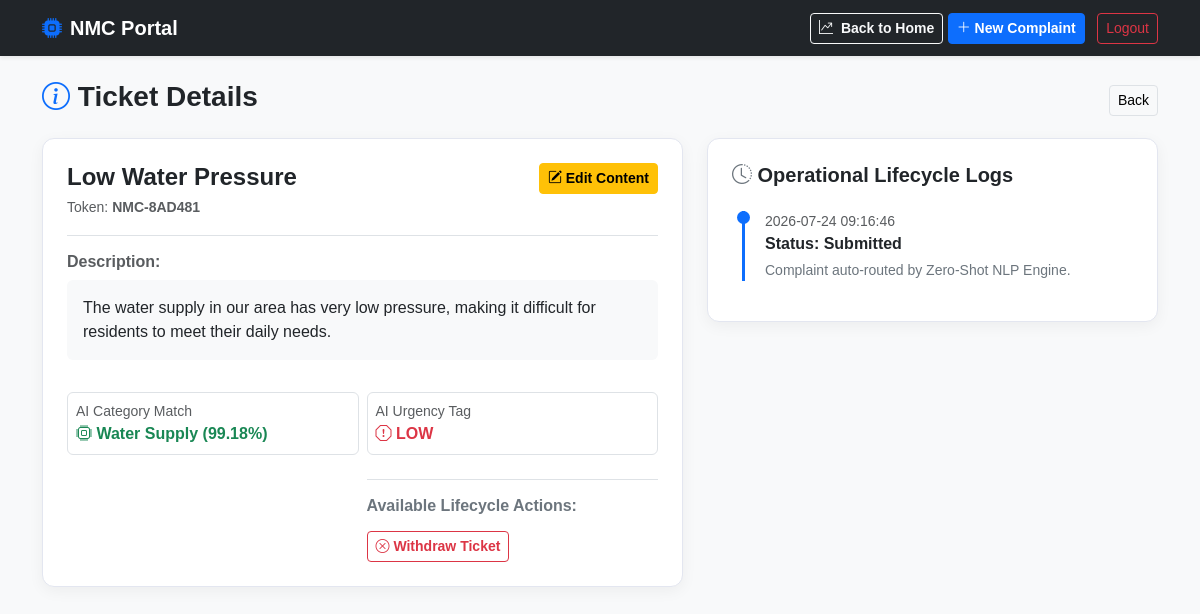
/citizen/complaint/13 (signed in), run on an earlier commit of the app's database.
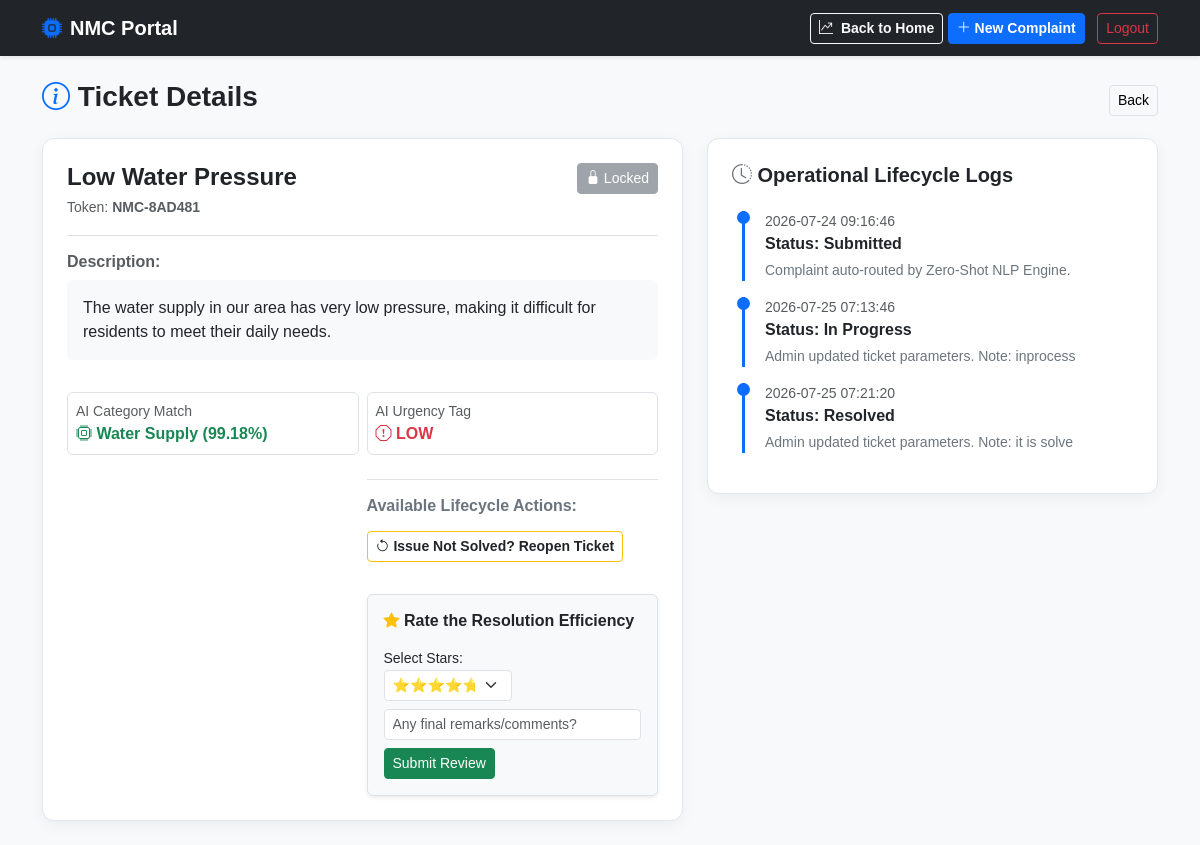
And on a later commit of the database.
### tables this page shows
CREATE TABLE complaints (
    id                  INTEGER  PRIMARY KEY AUTOINCREMENT,
    user_id             INTEGER  NOT NULL,
    title               TEXT     NOT NULL,
    description         TEXT     NOT NULL, 
    original_language   TEXT     DEFAULT 'en', 
    translated_text     TEXT,                  
    address             TEXT,
    
    -- AI Predictions (Citizen Features 05, 06, 15, 19)
    ai_category         TEXT,    
    ai_confidence       REAL,    
    ai_urgency          TEXT     CHECK(ai_urgency IN ('CRITICAL', 'HIGH', 'MEDIUM', 'LOW')),
    ai_sentiment        TEXT,    
    
    -- Management & Operations (Admin Features 01, 07, 11)
    status              TEXT     DEFAULT 'Submitted' CHECK(status IN ('Submitted', 'Under Review', 'In Progress', 'Resolved', 'Rejected', 'Escalated', 'Withdrawn')),
    tracking_token      TEXT     NOT NULL UNIQUE, 
    assigned_officer_id INTEGER, 
    
    -- SLA Configuration (Your Manual Custom SLA Requirement)
    custom_sla_hours    INTEGER  DEFAULT NULL, 
    resolution_note     TEXT,                  
    
    -- Duplicate & Merge System (Citizen Feature 04 / Admin Feature 04)
    is_duplicate        INTEGER  DEFAULT 0,
    parent_id           INTEGER, 
    
    created_at          DATETIME DEFAULT CURRENT_TIMESTAMP,
    updated_at          DATETIME DEFAULT CURRENT_TIMESTAMP,
    FOREIGN KEY (user_id) REFERENCES users(id) ON DELETE CASCADE,
    FOREIGN KEY (assigned_officer_id) REFERENCES staff(id) ON DELETE SET NULL,
    FOREIGN KEY (parent_id) REFERENCES complaints(id) ON DELETE SET NULL
);

CREATE TABLE complaint_history (
    id              INTEGER  PRIMARY KEY AUTOINCREMENT,
    complaint_id    INTEGER  NOT NULL,
    old_status      TEXT,
    new_status      TEXT     NOT NULL,
    changed_by_staff_id INTEGER, 
    note            TEXT,        
    changed_at      DATETIME DEFAULT CURRENT_TIMESTAMP,
    FOREIGN KEY (complaint_id) REFERENCES complaints(id) ON DELETE CASCADE,
    FOREIGN KEY (changed_by_staff_id) REFERENCES staff(id) ON DELETE SET NULL
);

### app.py (the view)
@app.route('/citizen/complaint/<int:complaint_id>')
def complaint_detail(complaint_id):
    if 'user_id' not in session or session.get('role') != 'CITIZEN':
        flash("Please log in to continue.", "warning")
        return redirect(url_for('login'))
    conn = sqlite3.connect(DB_NAME)
    conn.row_factory = sqlite3.Row
    cursor = conn.cursor()
    complaint = cursor.execute("SELECT * FROM complaints WHERE id = ? AND user_id = ?", (complaint_id, session['user_id'])).fetchone()
    if not complaint:
        conn.close()
        flash("Complaint not found, or you do not have permission to access it.", "danger")
        return redirect(url_for('citizen_dashboard'))
    history = cursor.execute("""
        SELECT ch.*, s.full_name as officer_name
        FROM complaint_history ch
        LEFT JOIN staff s ON ch.changed_by_staff_id = s.id
        WHERE ch.complaint_id = ? ORDER BY ch.changed_at ASC
    """, (complaint_id,)).fetchall()
    conn.close()
    return render_template('track.html', complaint=complaint, history=history, view_mode='detail')

### templates/track.html (shortened to what this page needs)
<!DOCTYPE html>
<html lang="en">
<head>
    <link href="https://cdn.jsdelivr.net/npm/bootstrap@5.3.0/dist/css/bootstrap.min.css" rel="stylesheet">
    <link rel="stylesheet" href="https://cdn.jsdelivr.net/npm/bootstrap-icons@1.11.1/font/bootstrap-icons.css">
</head>
<body>
<nav class="navbar navbar-expand-lg navbar-dark bg-dark shadow-sm mb-4">
    <div class="container">
        <a class="navbar-brand fw-bold" href="/citizen/dashboard"><i class="bi bi-cpu-fill me-2 text-primary"></i>NMC Portal</a>
        <div class="ms-auto">
            <a href="/public/insights" class="btn btn-outline-light btn-sm fw-bold"><i class="bi bi-graph-up-arrow me-1"></i> Back to Home</a>
            <a href="/citizen/file_complaint" class="btn btn-primary btn-sm fw-bold me-2"><i class="bi bi-plus-lg"></i> New Complaint</a>
            <a href="/logout" class="btn btn-outline-danger btn-sm fw-medium">Logout</a>
        </div>
    </div>
</nav>
<div class="container">
    {% if view_mode == 'detail' %}
    <div class="d-flex justify-content-between align-items-center mb-3">
        <h3 class="fw-bold"><i class="bi bi-info-circle text-primary"></i> Ticket Details</h3>
        <a href="/citizen/dashboard" class="btn btn-light border btn-sm">Back </a>
    </div>
    <div class="row">
        <div class="col-md-7 mb-4">
            <div class="card card-custom p-4 bg-white">
                <div class="d-flex justify-content-between align-items-start border-bottom pb-3 mb-3">
                    <div>
                        <h4 class="fw-bold mb-1">{{ complaint.title }}</h4>
                        <span class="text-muted small">Token: <strong>{{ complaint.tracking_token }}</strong></span>
                    </div>
                    <div>
                        {% if complaint.status == 'Submitted' %}
                            <a href="/citizen/complaint/edit/{{ complaint.id }}" class="btn btn-sm btn-warning fw-bold"><i class="bi bi-pencil-square"></i> Edit Content</a>
                        {% else %}
                            <button class="btn btn-sm btn-secondary" disabled><i class="bi bi-lock-fill"></i> Locked</button>
                        {% endif %}
                    </div>
                </div>
                <h6 class="fw-bold text-muted">Description:</h6>
                <p class="text-dark bg-light p-3 rounded" style="white-space: pre-wrap;">{{ complaint.description }}</p>
                <div class="row g-2 mt-2">
                    <div class="col-sm-6">
                        <div class="border p-2 rounded">
                            <span class="small text-muted d-block">AI Category Match</span>
                            <span class="fw-bold text-success"><i class="bi bi-cpu"></i> {{ complaint.ai_category }} ({{ complaint.ai_confidence }}%)</span>
                        </div>
                    </div>
                    <div class="col-sm-6">
                        <div class="border p-2 rounded">
                            <span class="small text-muted d-block">AI Urgency Tag</span>
                            <span class="fw-bold text-danger"><i class="bi bi-exclamation-octagon"></i> {{ complaint.ai_urgency }}</span>
                        </div>
                        <div class="border-top pt-3 mt-4">
                            <h6 class="fw-bold text-secondary mb-3">Available Lifecycle Actions:</h6>
                            {% if complaint.status == 'Submitted' %}
                            <a href="/citizen/complaint/withdraw/{{ complaint.id }}" class="btn btn-outline-danger btn-sm fw-bold"><i class="bi bi-x-circle"></i> Withdraw Ticket</a>
                            {% endif %}
                            {% if complaint.status == 'Resolved' %}
                                <a href="/citizen/complaint/reopen/{{ complaint.id }}" class="btn btn-outline-warning btn-sm fw-bold text-dark mb-4"><i class="bi bi-arrow-counterclockwise"></i> Issue Not Solved? Reopen Ticket</a>
                                <div class="card bg-light p-3 border mt-2 shadow-sm">
                                    <h6 class="fw-bold text-dark"><i class="bi bi-star-fill text-warning"></i> Rate the Resolution Efficiency</h6>
                                    <form action="/citizen/complaint/rate/{{ complaint.id }}" method="POST" class="mt-2">
                                        <div class="mb-2">
                                            <label class="small fw-medium">Select Stars:</label>
                                            <select name="star_rating" class="form-select form-select-sm w-50" required>
                                                <option value="5">⭐⭐⭐⭐⭐ (Excellent)</option>
                                            </select>
                                        </div>
                                        <div class="mb-2">
                                            <input type="text" name="comment" class="form-control form-control-sm" placeholder="Any final remarks/comments?">
                                        </div>
                                        <button type="submit" class="btn btn-success btn-sm fw-medium">Submit Review</button>
                                    </form>
                                </div>
                            {% endif %}
                        </div>
                    </div>
                </div>
            </div>
        </div>
        <div class="col-md-5">
            <div class="card card-custom p-4 bg-white">
                <h5 class="fw-bold mb-4"><i class="bi bi-clock-history text-secondary"></i> Operational Lifecycle Logs</h5>
                {% for log in history %}
                <div class="timeline-step mb-3">
                    <span class="small text-muted d-block">{{ log.changed_at }}</span>
                    <strong class="text-dark">Status: {{ log.new_status }}</strong>
                    <p class="small text-secondary mb-0 mt-1">{{ log.note }}</p>
                </div>
                {% endfor %}
            </div>
        </div>
    </div>
    {% endif %}
</div>
</body>
</html>

### templates/track.html (style rules this page uses)
body { background-color: #f8f9fa; font-family: sans-serif; }
.card-custom { border-radius: 12px; box-shadow: 0 4px 15px rgba(0,0,0,0.05); border: 1px solid #e3e6f0; }
.timeline-step { border-left: 3px solid #0d6efd; position: relative; padding-left: 20px; margin-left: 10px; }
.timeline-step::before { content: ''; position: absolute; left: -8px; top: 0; width: 13px; height: 13px; border-radius: 50%; background-color: #0d6efd; }

What changed in the data, as far as the page shows it:
changed complaints "Low Water Pressure": status "Submitted" → "Resolved" (drawn)
added complaint_history: changed_at "2026-07-25 07:13:46", new_status "In Progress", note "Admin updated ticket parameters. Note: inprocess"
added complaint_history: changed_at "2026-07-25 07:21:20", new_status "Resolved", note "Admin updated ticket parameters. Note: it is solve"
Also different on the page:
form field star_rating: (not shown) → "⭐⭐⭐⭐⭐ (Excellent)"
text no longer shown: "Edit Content Withdraw Ticket"
text now shown: "Locked Issue Not Solved? Reopen Ticket Rate the Resolution Efficiency Select Stars: Submit Review"
